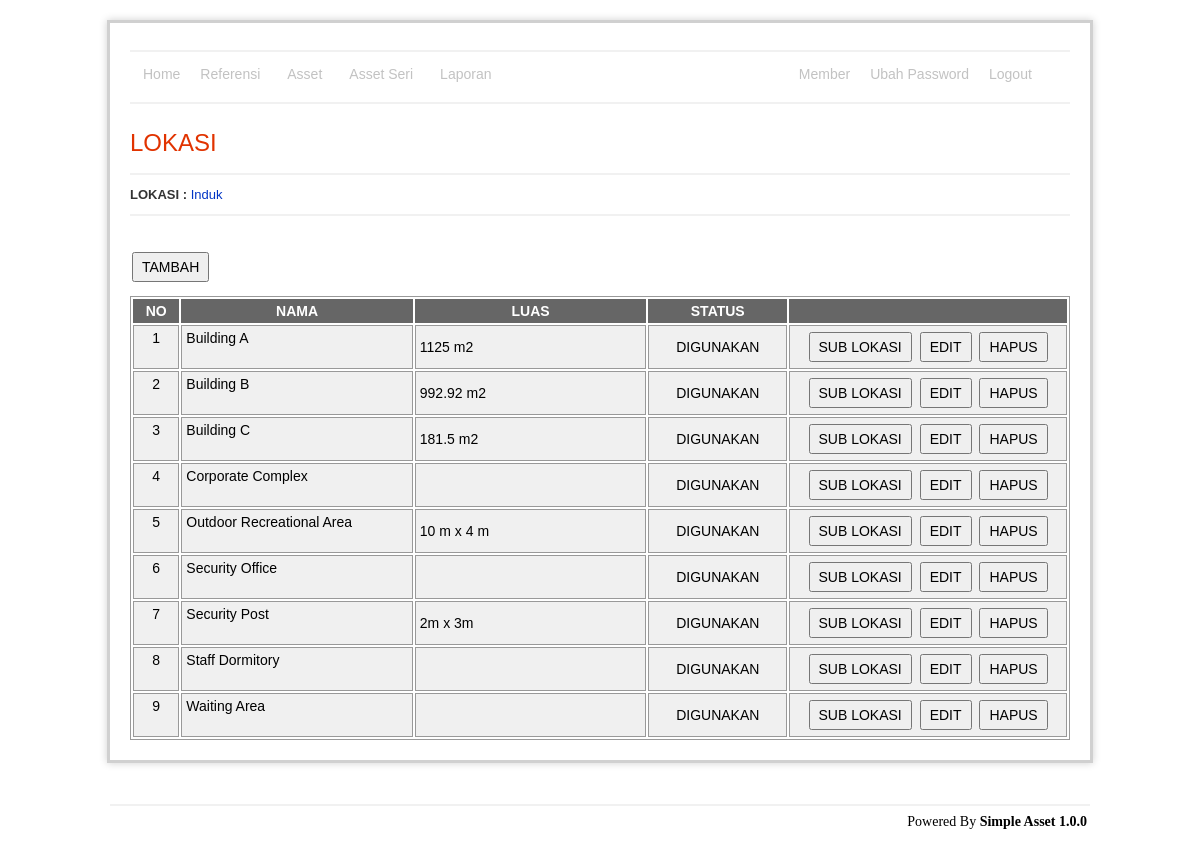
The page /apps/admin/location/index.php (signed in) on the database its author committed.
### tables this page shows
CREATE TABLE `location`  (
  `id` int(11) NOT NULL AUTO_INCREMENT,
  `parent_id` int(11) NOT NULL,
  `level` int(11) NOT NULL,
  `name` varchar(255) NOT NULL,
  `alias` varchar(255) NOT NULL,
  `size` varchar(255) NOT NULL,
  `status` enum('0','1') NOT NULL COMMENT '0=not use, 1=use',
  `is_delete` enum('0','1') NOT NULL DEFAULT '0',
  PRIMARY KEY (`id`) USING BTREE,
  INDEX `parent_id`(`parent_id`) USING BTREE,
  INDEX `is_delete`(`is_delete`) USING BTREE,
  INDEX `parent_id_2`(`parent_id`) USING BTREE,
  INDEX `is_delete_2`(`is_delete`) USING BTREE,
  INDEX `idx_parent_name`(`parent_id`, `name`) USING BTREE
);

### apps/admin/location/indexRead.php (called while the page is built, shortened)
<?php
include '../../lib/connection.php';
$level = isset($_REQUEST['level']) ? $_REQUEST['level'] : '1';
$parentId = isset($_REQUEST['parentId']) ? $_REQUEST['parentId'] : '0';
$query = "select id, parent_id, name, alias, level, size, status
		from location
		where parent_id = '$parentId'
		and is_delete = '0'
		order by name";
$data = mysqli_query($con, $query) or die(mysqli_error($con));
?>

### apps/admin/location/index.php (the view, shortened to what this page needs)
<?php include 'indexRead.php' ?>
<h1>LOKASI</h1>
<hr />
<p>
	<b>LOKASI : </b>
	<a href="index.php">Induk</a>
</p>
<hr />
<br />
<p><input type="button" value="TAMBAH"
		onclick="window.location='add.php?level=<?php echo $level ?>&parentId=<?php echo $parentId ?>'" /></p>
<?php if (mysql_num_rows($data) < 1): ?>
	<div class="warning">
		<h3><?php echo message::getMsg('emptySuccess') ?></h3>
	</div>
<?php else: ?>
	<div id="tbl">
		<table width="100%">
			<thead>
				<tr>
					<th align="center" width="5%">NO</th>
					<th align="center" width="25%">NAMA</th>
					<th align="center" width="25%">LUAS</th>
					<th align="center" width="15%">STATUS</th>
					<th align="center"></th>
				</tr>
			</thead>
			<tbody>
				<?php $i = 1; ?>
				<?php while ($val = mysql_fetch_array($data)): ?>
					<tr>
						<td valign="top" align="center"><?php echo $i ?></td>
						<td valign="top">
							<?php echo $val['name'] ?><br />
						</td>
						<td><?php echo $val['size'] ?></td>
						<td align="center">
							<?php if ($val['status'] == 0): ?>
								<span style="color:red">TIDAK DIGUNAKAN</span>
							<?php else: ?>
								DIGUNAKAN
							<?php endif; ?>
						</td>
						<td valign="top" align="center">
							<?php if ($level < 3): ?>
								<input type="button" value="SUB LOKASI"
									onclick="window.location='index.php?level=<?php echo $level + 1 ?>&parentId=<?php echo $val['id'] ?>'" />
							<?php endif; ?>
							<input type="button" value="EDIT"
								onclick="window.location='edit.php?id=<?php echo $val['id'] ?>&level=<?php echo $level ?>&parentId=<?php echo $parentId ?>'" />
							<input type="button" value="HAPUS"
								onclick="confirm('Anda yakin akan menghapus ?') ? window.location='delete.php?id=<?php echo $val['id'] ?>&level=<?php echo $level ?>&parentId=<?php echo $parentId ?>' : false" />
						</td>
					</tr>
					<?php $i++; ?>
				<?php endwhile; ?>
		</table>
	</div>
<?php endif; ?>
<?php include '../template/main.php' ?>

### apps/admin/asset/css/style.css (style rules this page uses)
a { color: #0134c5; background-color: transparent; text-decoration: none; font-weight: normal; outline-style: none; }
#content p { margin: 12px 20px 12px 0; text-align:left; }
#content h1 { color: #e13300; background-color: transparent; font-weight: normal; font-size: 24px; margin: 10px 0 5px 0; padding: 15px 0 10px 0px; text-align:left; }
table { font-size: 14px; }
#tbl table { border: 1px solid #999; }
#tbl th { font-weight: bold; text-align: center; font-size: 14px; background-color: #666; color: #fff; padding: 4px; }
#tbl td { border: 1px solid #999; font-weight: normal; font-size: 14px; padding: 4px; background-color: #f0f0f0; }
hr { border: 1px solid #f1f1f1; }
input[type="button"], input[type="submit"] { font-size: 14px; height: 30px; padding: 0px 8px 0px 8px; margin: 2px; }

### rows shown on the page
location: name "Building A", size "1125 m2", status "DIGUNAKAN"
location: name "Building B", size "992.92 m2", status "DIGUNAKAN"
location: name "Building C", size "181.5 m2", status "DIGUNAKAN"
location: name "Corporate Complex", status "DIGUNAKAN"
location: name "Outdoor Recreational Area", size "10 m x 4 m", status "DIGUNAKAN"
location: name "Security Office", status "DIGUNAKAN"
location: name "Security Post", size "2m x 3m", status "DIGUNAKAN"
location: name "Staff Dormitory", status "DIGUNAKAN"
location: name "Waiting Area", status "DIGUNAKAN"
